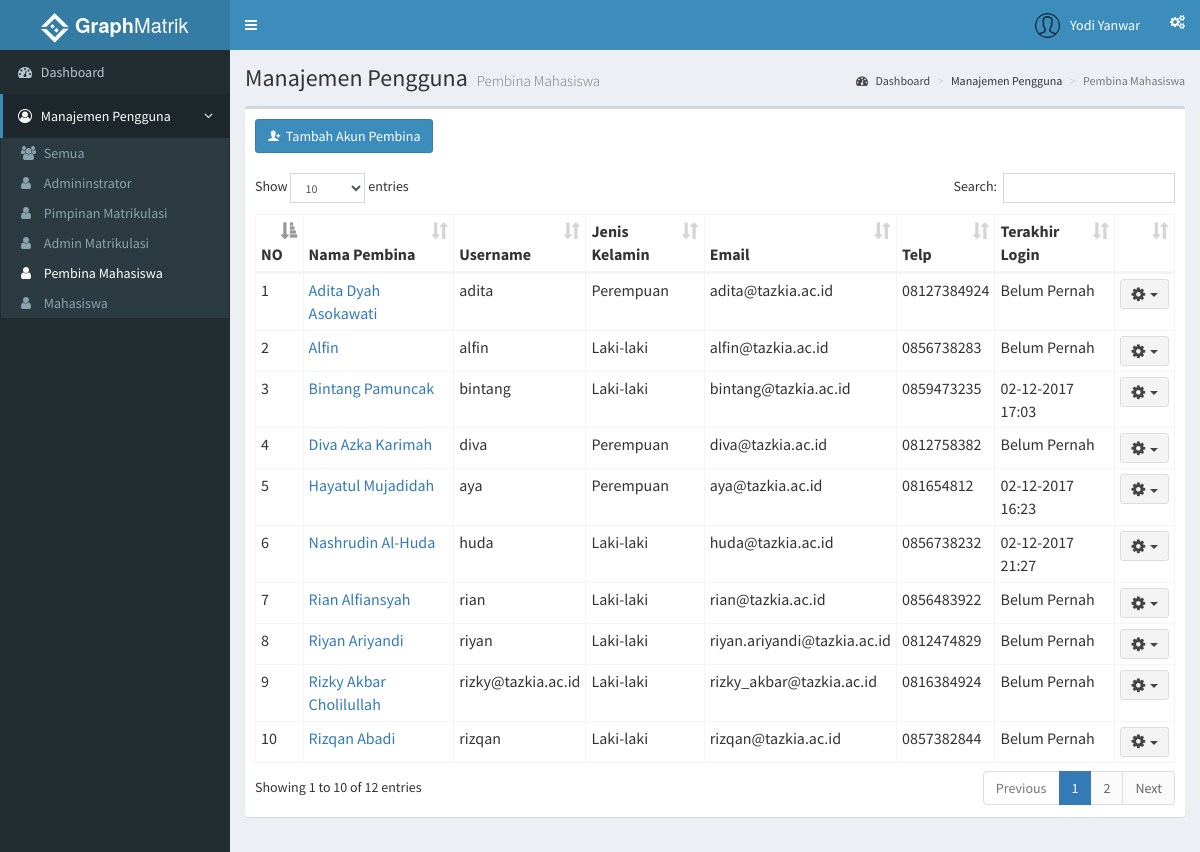
Page /index.php?page=pembina (signed in) on the earlier database version.
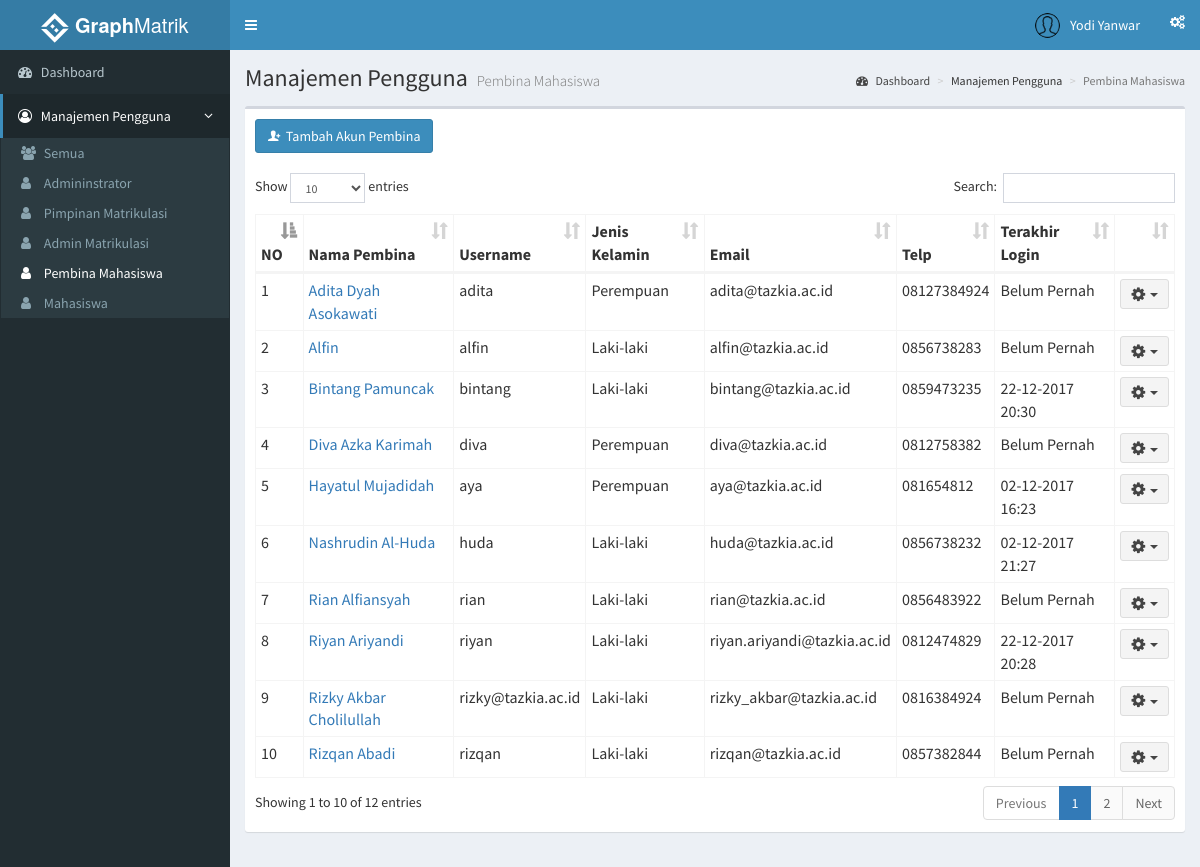
Same page on the later database version.
### tables this page shows
CREATE TABLE `pembina` (
  `id_pembina` int(11) NOT NULL,
  `nama` varchar(35) NOT NULL,
  `j_kelamin` varchar(15) DEFAULT NULL,
  `tgl_lahir` date NOT NULL,
  `gelar` varchar(10) DEFAULT NULL,
  `asalkota` varchar(20) DEFAULT NULL,
  `email` varchar(35) NOT NULL,
  `telp` varchar(13) NOT NULL,
  `avatar` varchar(100) DEFAULT NULL,
  `id_user` int(11) NOT NULL
);

CREATE TABLE `users` (
  `id_user` int(11) NOT NULL,
  `username` varchar(30) NOT NULL,
  `password` varchar(50) NOT NULL,
  `level` int(11) NOT NULL,
  `last_login` datetime NOT NULL
);

### functions.php (called while the page is built, shortened)
<?php
	function tampilPembina(){
		$ambildata = mysql_query("SELECT pembina.*, users.* FROM users INNER JOIN pembina ON pembina.id_user = users.id_user ORDER BY nama") or die(mysql_error());
		if (mysql_num_rows($ambildata) > 0) {
			while ($ad = mysql_fetch_assoc($ambildata))
				$data[] = $ad;
				return $data;
		} else{
			echo "Daftar pembina kosong";
		}
	}
 ?>

### role/admin/pembina.php (the view, shortened to what this page needs)
<?php
  include 'functions.php';
 ?>
    <section class="content-header">
      <h1>
        Manajemen Pengguna
        <small>Pembina Mahasiswa</small>
      </h1>
      <ol class="breadcrumb">
        <li><a href="/simon"><i class="fa fa-dashboard"></i>&nbsp;Dashboard</a></li>
        <li>Manajemen Pengguna</li>
        <li class="active">Pembina Mahasiswa</li>
      </ol>
    </section>
    <section class="content">
      <div class="row">
        <div class="col-xs-12">
          <div class="box">
            <div class="box-header">
             <button class="btn btn-primary" data-toggle="modal" data-target="#tambahPembina"><i class="ion ion-person-add"></i>&nbsp;&nbsp;Tambah Akun Pembina</button>
            </div>
            <div class="box-body">
              <table id="tablePembina" class="table table-bordered table-hover table-condensed">
                <thead>
                  <tr>
                    <th>NO</th>
                    <th>Nama Pembina</th>
                    <th>Username</th>
                    <th>Jenis Kelamin</th>
                    <th>Email</th>
                    <th>Telp</th>
                    <th>Terakhir Login</th>
                    <th></th>
                  </tr>
                </thead>
                <tbody>
                  <?php
                    $dataPembina = tampilPembina();
                    $no = 1;
                    foreach($dataPembina as $row){
                   ?>
                <tr>
                  <td><?php echo $no ?></td>
                  <td><?php echo "<a href='index.php?page=pembinadetails&id=".$row['id_user']."'>".$row['nama']."</a>"?></td>
                  <td><?php echo $row['username'] ?></td>
                  <td><?php echo $row['j_kelamin'] ?></td>
                  <td><?php echo $row['email'] ?></td>
                  <td><?php echo $row['telp'] ?></td>
                  <td><?php if ($row['last_login'] == '0000-00-00 00:00:00'){ echo 'Belum Pernah';}else{ echo date("d-m-Y H:i", strtotime($row['last_login'])) ;}
                  ?></td>
                  <td>
                    <div class="dropdown">
                      <button class="btn btn-default btn-sm dropdown-toggle " type="button" data-toggle="dropdown">
                        <i class="fa fa-cog fa-lg"></i>&nbsp;&nbsp;<span class="caret"></span>
                      </button>
                    </div>
                  </td>
                </tr>
                  <?php
                    $no++; }
                   ?>
                </tbody>
              </table>
            </div>
          </div>
        </div>
      </div>
    </section>

Differences in the rows shown:
changed pembina "Bintang Pamuncak": id_user.last_login "02-12-2017 17:03" → "22-12-2017 20:30"
changed pembina "Riyan Ariyandi": id_user.last_login (not shown) → "22-12-2017 20:28"; no longer shows "Belum Pernah"
